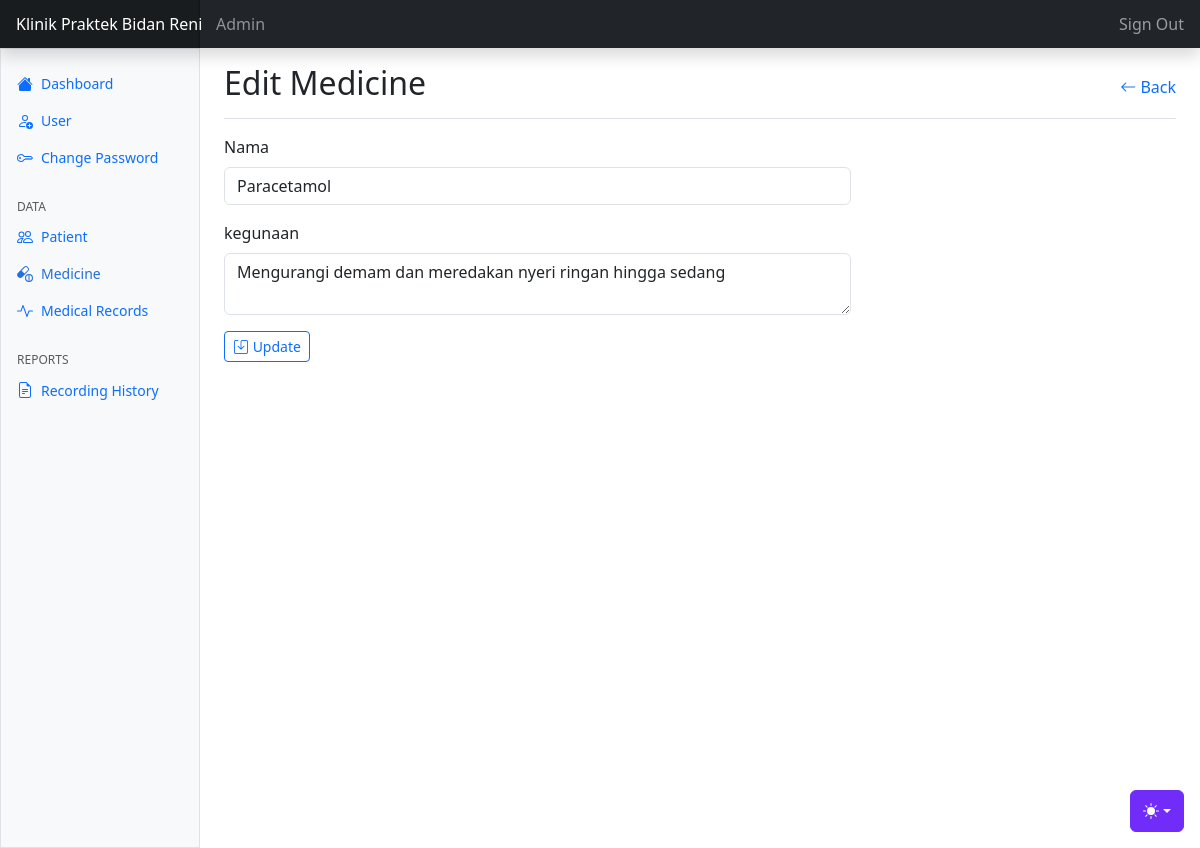
/obat/edit-obat.php?id=1 (signed in), run on the app's committed database.
### tables this page shows
CREATE TABLE `tbl_obat` (
  `id` int NOT NULL,
  `nama` varchar(100) NOT NULL,
  `kegunaan` varchar(255) NOT NULL
);

### config.php (called while the page is built, shortened)
<?php
$main_url = "http://localhost/REKAMMEDIS/";
?>

### obat/edit-obat.php (the view, shortened to what this page needs)
<?php
require "../config.php";
require "../template/header.php";
require "../template/navbar.php";
require "../template/sidebar.php";
$id = $_GET['id'];
$queryObat = mysqli_query($koneksi, "SELECT * from tbl_obat where id = $id");
$obat = mysqli_fetch_assoc($queryObat);
?>
<main class="col-md-9 ms-sm-auto col-lg-10 px-md-4 min-vh-100">
    <div class="d-flex justify-content-between flex-wrap flex-md-nowrap align-items-center pt-3 pb-2 mb-3 border-bottom">
        <h1 class="h2">Edit Medicine</h1>
        <a href="<?= $main_url ?>obat"
        class="text-decoration-none">
            <i class="bi bi-arrow-left align-top"></i> Back
        </a>
    </div>
    <form action="proses-obat.php" method="post">
        <div class="row">
            <div class="col-lg-8">
                <div class="form-group mb-3">
                    <label for="nama" class="form-label">Nama</label>
                    <input type="text" name="nama" class="form-control"
                    id="nama" placeholder="Nama obat" value="<?= $obat['nama']?>" required>
                </div>
                <div class="form-group mb-3">
                    <label for="kegunaan" class="form-label">kegunaan</label>
                    <textarea name="kegunaan" id="kegunaan" cols="" rows=""
                    class="form-control" placeholder="kegunaan obat"
                    required><?= $obat['kegunaan']?></textarea>
                </div>
                <button type="submit" name="update" class="btn btn-outline-primary btn-sm">
                    <i class="bi bi-save align-top"></i> Update
                </button>
            </div>
        </div>
    </form>
</main>
<?php
require "../template/footer.php";
?>

### aset/dashboard/dashboard.css (style rules this page uses)
.bi { display: inline-block; width: 1rem; height: 1rem; }

### template/header.php (style rules this page uses)
.bi { vertical-align: -.125em; fill: currentColor; }

### data on the page
tbl_obat: nama "Paracetamol", kegunaan "Mengurangi demam dan meredakan nyeri ringan hingga sedang"
